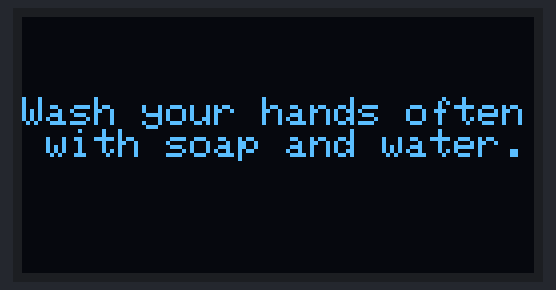
A sketch run on a simulated Arduino Uno, built with avr-gcc and run on an emulated ATmega328P. On the bench: 128×64 one-colour display.

Above: at 0.1 s.
At 6.2 s:
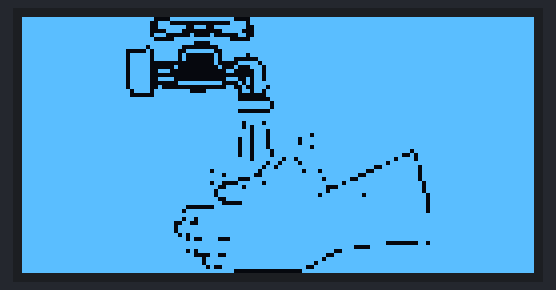
At 9.2 s:
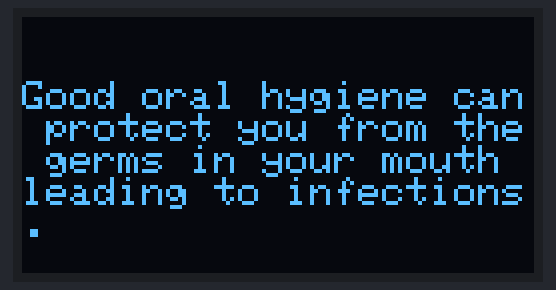
At 18.3 s:
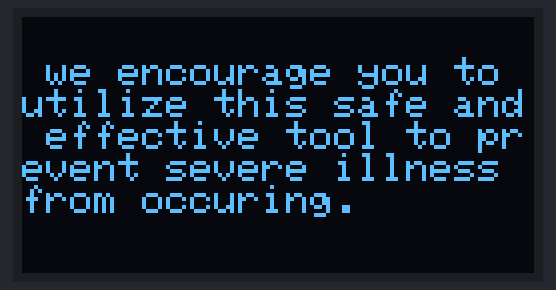
At 27.4 s:
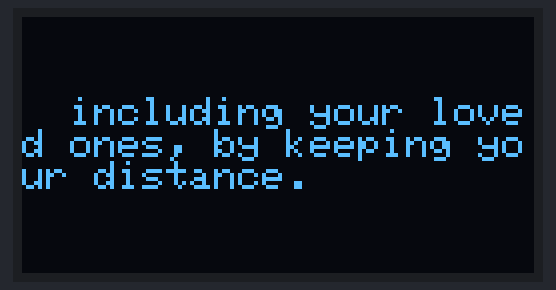
At 36.5 s:
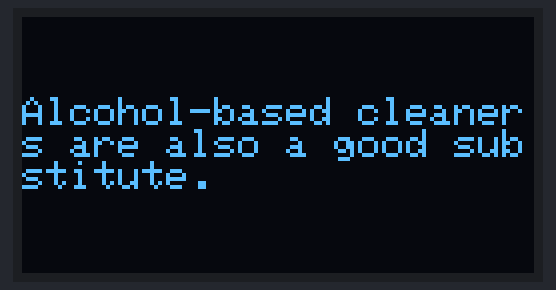

The sketch:

OLED_Node_precautios.ino
```cpp
#include <SPI.h>
#include <Wire.h>
#include <Adafruit_GFX.h>
#include <Adafruit_SSD1306.h>

#define SCREEN_WIDTH 128 // OLED display width, in pixels
#define SCREEN_HEIGHT 64 // OLED display height, in pixels
#define OLED_RESET     -1 // Reset pin

Adafruit_SSD1306 display(SCREEN_WIDTH, SCREEN_HEIGHT, &Wire, OLED_RESET);

const unsigned char demo [] PROGMEM = {
  // 'demo-4, 128x64px
  0xff, 0xff, 0xff, 0xff, 0x87, 0xff, 0xf8, 0x7f, 0xff, 0xff, 0xff, 0xff, 0xff, 0xff, 0xff, 0xff,
  0xff, 0xff, 0xff, 0xff, 0x38, 0x00, 0x0f, 0x7f, 0xff, 0xff, 0xff, 0xff, 0xff, 0xff, 0xff, 0xff,
  0xff, 0xff, 0xff, 0xff, 0x3f, 0x9c, 0xff, 0x3f, 0xff, 0xff, 0xff, 0xff, 0xff, 0xff, 0xff, 0xff,
  0xff, 0xff, 0xff, 0xff, 0x0f, 0x00, 0x3e, 0x3f, 0xff, 0xff, 0xff, 0xff, 0xff, 0xff, 0xff, 0xff,
  0xff, 0xff, 0xff, 0xff, 0x70, 0x21, 0x03, 0x3f, 0xff, 0xff, 0xff, 0xff, 0xff, 0xff, 0xff, 0xff,
  0xff, 0xff, 0xff, 0xff, 0x83, 0xff, 0xf0, 0x7f, 0xff, 0xff, 0xff, 0xff, 0xff, 0xff, 0xff, 0xff,
  0xff, 0xff, 0xff, 0xff, 0xff, 0xe1, 0xff, 0xff, 0xff, 0xff, 0xff, 0xff, 0xff, 0xff, 0xff, 0xff,
  0xff, 0xff, 0xff, 0xfe, 0xff, 0x00, 0x7f, 0xff, 0xff, 0xff, 0xff, 0xff, 0xff, 0xff, 0xff, 0xff,
  0xff, 0xff, 0xff, 0xc1, 0x7e, 0x7f, 0x3f, 0xff, 0xff, 0xff, 0xff, 0xff, 0xff, 0xff, 0xff, 0xff,
  0xff, 0xff, 0xff, 0xdf, 0x7e, 0x80, 0xbf, 0x7f, 0xff, 0xff, 0xff, 0xff, 0xff, 0xff, 0xff, 0xff,
  0xff, 0xff, 0xff, 0xdf, 0x7e, 0x80, 0xb8, 0x1f, 0xff, 0xff, 0xff, 0xff, 0xff, 0xff, 0xff, 0xff,
  0xff, 0xff, 0xff, 0xdf, 0x00, 0x00, 0x83, 0xef, 0xff, 0xff, 0xff, 0xff, 0xff, 0xff, 0xff, 0xff,
  0xff, 0xff, 0xff, 0xdf, 0x02, 0x00, 0x44, 0x77, 0xff, 0xff, 0xff, 0xff, 0xff, 0xff, 0xff, 0xff,
  0xff, 0xff, 0xff, 0xdf, 0x38, 0x00, 0x18, 0x37, 0xff, 0xff, 0xff, 0xff, 0xff, 0xff, 0xff, 0xff,
  0xff, 0xff, 0xff, 0xdf, 0x00, 0x00, 0x00, 0x37, 0xff, 0xff, 0xff, 0xff, 0xff, 0xff, 0xff, 0xff,
  0xff, 0xff, 0xff, 0xdf, 0x3c, 0x00, 0x1c, 0xb7, 0xff, 0xff, 0xff, 0xff, 0xff, 0xff, 0xff, 0xff,
  0xff, 0xff, 0xff, 0xdf, 0x01, 0xff, 0xc2, 0xbf, 0xff, 0xff, 0xff, 0xff, 0xff, 0xff, 0xff, 0xff,
  0xff, 0xff, 0xff, 0xdf, 0x20, 0x00, 0x19, 0x3b, 0xff, 0xff, 0xff, 0xff, 0xff, 0xff, 0xff, 0xff,
  0xff, 0xff, 0xff, 0xef, 0x7f, 0xc3, 0xfd, 0xb7, 0xff, 0xff, 0xff, 0xff, 0xff, 0xff, 0xff, 0xff,
  0xff, 0xff, 0xff, 0xe0, 0x7f, 0xff, 0xfc, 0x07, 0xff, 0xff, 0xff, 0xff, 0xff, 0xff, 0xff, 0xff,
  0xff, 0xff, 0xff, 0xff, 0xff, 0xff, 0xfc, 0x03, 0xff, 0xff, 0xff, 0xff, 0xff, 0xff, 0xff, 0xff,
  0xff, 0xff, 0xff, 0xff, 0xff, 0xff, 0xff, 0xfd, 0xff, 0xff, 0xff, 0xff, 0xff, 0xff, 0xff, 0xff,
  0xff, 0xff, 0xff, 0xff, 0xff, 0xff, 0xff, 0xfd, 0xff, 0xff, 0xff, 0xff, 0xff, 0xff, 0xff, 0xff,
  0xff, 0xff, 0xff, 0xff, 0xff, 0xff, 0xfc, 0x03, 0xff, 0xff, 0xff, 0xff, 0xff, 0xff, 0xff, 0xff,
  0xff, 0xff, 0xff, 0xff, 0xff, 0xff, 0xff, 0xff, 0xff, 0xff, 0xff, 0xff, 0xff, 0xff, 0xff, 0xff,
  0xff, 0xff, 0xff, 0xff, 0xff, 0xff, 0xff, 0xff, 0xff, 0xff, 0xff, 0xff, 0xff, 0xff, 0xff, 0xff,
  0xff, 0xff, 0xff, 0xff, 0xff, 0xff, 0xfe, 0xf7, 0xff, 0xff, 0xff, 0xff, 0xff, 0xff, 0xff, 0xff,
  0xff, 0xff, 0xff, 0xff, 0xff, 0xff, 0xfe, 0xbf, 0xff, 0xff, 0xff, 0xff, 0xff, 0xff, 0xff, 0xff,
  0xff, 0xff, 0xff, 0xff, 0xff, 0xff, 0xff, 0xbb, 0xff, 0xff, 0xff, 0xff, 0xff, 0xff, 0xff, 0xff,
  0xff, 0xff, 0xff, 0xff, 0xff, 0xff, 0xff, 0xbb, 0xff, 0x7f, 0xff, 0xff, 0xff, 0xff, 0xff, 0xff,
  0xff, 0xff, 0xff, 0xff, 0xff, 0xff, 0xfd, 0xbb, 0xfb, 0xff, 0xff, 0xff, 0xff, 0xff, 0xff, 0xff,
  0xff, 0xff, 0xff, 0xff, 0xff, 0xff, 0xfd, 0xbb, 0xfb, 0xff, 0xff, 0xff, 0xff, 0xff, 0xff, 0xff,
  0xff, 0xff, 0xff, 0xff, 0xff, 0xff, 0xfd, 0xbb, 0xff, 0x7f, 0xff, 0xff, 0xff, 0xff, 0xff, 0xff,
  0xff, 0xff, 0xff, 0xff, 0xff, 0xff, 0xfd, 0xbd, 0xff, 0xff, 0xff, 0xff, 0xbf, 0xff, 0xff, 0xff,
  0xff, 0xff, 0xff, 0xff, 0xff, 0xff, 0xfd, 0xbd, 0xff, 0xff, 0xff, 0xfe, 0x5f, 0xff, 0xff, 0xff,
  0xff, 0xff, 0xff, 0xff, 0xff, 0xff, 0xff, 0xbf, 0xb7, 0xff, 0xff, 0xfb, 0xdf, 0xff, 0xff, 0xff,
  0xff, 0xff, 0xff, 0xff, 0xff, 0xff, 0xff, 0xfb, 0x7b, 0xff, 0xff, 0xef, 0xff, 0xff, 0xff, 0xff,
  0xff, 0xff, 0xff, 0xff, 0xff, 0xff, 0xff, 0xf6, 0xff, 0xff, 0xff, 0x3f, 0xef, 0xff, 0xff, 0xff,
  0xff, 0xff, 0xff, 0xff, 0xff, 0xfe, 0xff, 0xef, 0xfd, 0xdf, 0xfc, 0xff, 0xef, 0xff, 0xff, 0xff,
  0xff, 0xff, 0xff, 0xff, 0xff, 0xff, 0xdf, 0xcf, 0xff, 0xff, 0xf3, 0xff, 0xef, 0xff, 0xff, 0xff,
  0xff, 0xff, 0xff, 0xff, 0xff, 0xff, 0xfc, 0x7f, 0xff, 0xef, 0xcf, 0xff, 0xef, 0xff, 0xff, 0xff,
  0xff, 0xff, 0xff, 0xff, 0xff, 0xfe, 0xc3, 0xf7, 0xff, 0xff, 0x7f, 0xff, 0xf7, 0xff, 0xff, 0xff,
  0xff, 0xff, 0xff, 0xff, 0xff, 0xff, 0x9e, 0xff, 0xff, 0xf1, 0xff, 0xff, 0xf7, 0xff, 0xff, 0xff,
  0xff, 0xff, 0xff, 0xff, 0xff, 0xff, 0x7f, 0xff, 0xff, 0xf7, 0xff, 0xff, 0xf7, 0xff, 0xff, 0xff,
  0xff, 0xff, 0xff, 0xff, 0xff, 0xff, 0x7f, 0xff, 0xff, 0xdf, 0xfb, 0xff, 0xfb, 0xff, 0xff, 0xff,
  0xff, 0xff, 0xff, 0xff, 0xff, 0xff, 0x9f, 0xff, 0xff, 0xff, 0xff, 0xff, 0xfb, 0xff, 0xff, 0xff,
  0xff, 0xff, 0xff, 0xff, 0xff, 0xff, 0xc1, 0xff, 0xff, 0xff, 0xff, 0xff, 0xfb, 0xff, 0xff, 0xff,
  0xff, 0xff, 0xff, 0xff, 0xff, 0x80, 0xff, 0xff, 0xff, 0xff, 0xff, 0xff, 0xfb, 0xff, 0xff, 0xff,
  0xff, 0xff, 0xff, 0xff, 0xff, 0x7f, 0xff, 0xff, 0xff, 0xff, 0xff, 0xff, 0xfb, 0xff, 0xff, 0xff,
  0xff, 0xff, 0xff, 0xff, 0xff, 0xff, 0xff, 0xff, 0xff, 0xff, 0xff, 0xff, 0xff, 0xff, 0xff, 0xff,
  0xff, 0xff, 0xff, 0xff, 0xff, 0x6f, 0xff, 0xff, 0xff, 0xff, 0xff, 0xff, 0xff, 0xff, 0xff, 0xff,
  0xff, 0xff, 0xff, 0xff, 0xfc, 0xcf, 0xff, 0xff, 0xff, 0xff, 0xff, 0xff, 0xff, 0xff, 0xff, 0xff,
  0xff, 0xff, 0xff, 0xff, 0xfd, 0xff, 0xff, 0xff, 0xff, 0xff, 0xff, 0xff, 0xff, 0xff, 0xff, 0xff,
  0xff, 0xff, 0xff, 0xff, 0xfd, 0xff, 0xff, 0xff, 0xff, 0xff, 0xff, 0xff, 0xff, 0xff, 0xff, 0xff,
  0xff, 0xff, 0xff, 0xff, 0xfe, 0xbf, 0xff, 0xff, 0xff, 0xff, 0xff, 0xff, 0xff, 0xff, 0xff, 0xff,
  0xff, 0xff, 0xff, 0xff, 0xff, 0xa7, 0x8f, 0xff, 0xff, 0xff, 0xff, 0xff, 0xff, 0xff, 0xff, 0xff,
  0xff, 0xff, 0xff, 0xff, 0xff, 0xff, 0xff, 0xff, 0xff, 0xff, 0xff, 0xe0, 0x1b, 0xff, 0xff, 0xff,
  0xff, 0xff, 0xff, 0xff, 0xff, 0xff, 0xff, 0xff, 0xff, 0xff, 0xe1, 0xff, 0xff, 0xff, 0xff, 0xff,
  0xff, 0xff, 0xff, 0xff, 0xff, 0xaf, 0xff, 0xff, 0xff, 0xfc, 0xff, 0xff, 0xff, 0xff, 0xff, 0xff,
  0xff, 0xff, 0xff, 0xff, 0xff, 0xe1, 0x9f, 0xff, 0xff, 0xf3, 0xff, 0xff, 0xff, 0xff, 0xff, 0xff,
  0xff, 0xff, 0xff, 0xff, 0xff, 0xfb, 0xff, 0xff, 0xff, 0xef, 0xff, 0xff, 0xff, 0xff, 0xff, 0xff,
  0xff, 0xff, 0xff, 0xff, 0xff, 0xfb, 0xff, 0xff, 0xff, 0xbf, 0xff, 0xff, 0xff, 0xff, 0xff, 0xff,
  0xff, 0xff, 0xff, 0xff, 0xff, 0xfd, 0x3f, 0xff, 0xfe, 0x7f, 0xff, 0xff, 0xff, 0xff, 0xff, 0xff,
  0xff, 0xff, 0xff, 0xff, 0xff, 0xff, 0xf8, 0x00, 0x03, 0xff, 0xff, 0xff, 0xff, 0xff, 0xff, 0xff
};
void setup()
{
  // initialize with the I2C addr 0x3C
  display.begin(SSD1306_SWITCHCAPVCC, 0x3C);

  // Clear the buffer.
  display.clearDisplay();

}

void loop()
{
  // Display Text
  display.setTextSize(1);
  display.setTextColor(WHITE);
  display.setCursor(0,20);
  display.write("Wash your hands often with soap and water.");
  display.display();
//  display.startscrollleft(0,0);
  delay(3000);
  display.clearDisplay();
//  Alcohol-based cleaners are a good substitute if you cannot wash.
  display.setTextSize(1);
  display.setTextColor(WHITE);
  display.setCursor(0,20);
  display.write("Alcohol-based cleaners are also a good substitute.");
  display.display();
//  display.startscrollleft(0,0);
  delay(3000);
  display.clearDisplay();

    // Display bitmap
  display.drawBitmap(0, 0,  demo, 128, 64, WHITE);
  display.display();

    delay(3000);
  display.clearDisplay();

//Good oral hygiene can protect you from the germs in your mouth leading to infections.
  display.setTextSize(1);
  display.setTextColor(WHITE);
  display.setCursor(0,16);
  display.write("Good oral hygiene can protect you from the germs in your mouth leading to infections.");
  display.display();
//  display.startscrollleft(0,0);
  delay(3000);
  display.clearDisplay();

//  Avoid crowds during cold and flu season
  display.setTextSize(1);
  display.setTextColor(WHITE);
  display.setCursor(0,20);
  display.write("Avoid crowds during cold and flu season .");
  display.display();
//  display.startscrollleft(0,0);
  delay(3000);
  display.clearDisplay();
  //Get vaccinated every year against inflenza..
  display.setTextSize(1);
  display.setTextColor(WHITE);
  display.setCursor(0,20);
  display.write("Get vaccinated every year against inflenza.");
  display.display();
//  display.startscrollleft(0,0);
  delay(3000);
  display.clearDisplay();
  // we encourage you to utilize this safe and effective tool to prevent severe illness from occuring.
  display.setTextSize(1);
  display.setTextColor(WHITE);
  display.setCursor(0,10);
  display.write(" we encourage you to utilize this safe and effective tool to prevent severe illness from occuring.");
  display.display();
//  display.startscrollleft(0,0);
  delay(3000);
  display.clearDisplay();
  //  talk to yourhealthcare provider to find out if the pneumonia vaccine is right for you
  display.setTextSize(1);
  display.setTextColor(WHITE);
  display.setCursor(0,20);
  display.write("talk to doctor to find out if the pneumonia vaccine is right for you.");
  display.display();
//  display.startscrollleft(0,0);
  delay(3000);
  display.clearDisplay();

  // if you get sick, keep it to yourself! protect the people around you, including your loved ones, by keeping your distance.
  display.setTextSize(1);
  display.setTextColor(WHITE);
  display.setCursor(0,20);
  display.write("if you get sick, keep it to yourself! protect the people around you,");
  display.display();
//  display.startscrollleft(0,0);
  delay(3000);
  display.clearDisplay();
 //  including your loved ones, by keeping your distance.
  display.setTextSize(1);
  display.setTextColor(WHITE);
  display.setCursor(0,20);
  display.write("  including your loved ones, by keeping your distance.");
  display.display();
//  display.startscrollleft(0,0);
  delay(3000);
  display.clearDisplay();
// Stay at home from work or school untill you're feeling better.
  display.setTextSize(1);
  display.setTextColor(WHITE);
  display.setCursor(0,20);
  display.write("Stay at home from work or school untill you're feeling better");
  display.display();
//  display.startscrollleft(0,0);
  delay(3000);
  display.clearDisplay();


}
```

Measured:
- what the display in image 1 shows lasts 3.1 s, from 6.1 s to 9.2 s
- what the display in image 5 shows lasts 3.0 s, from 36.5 s to 39.5 s
